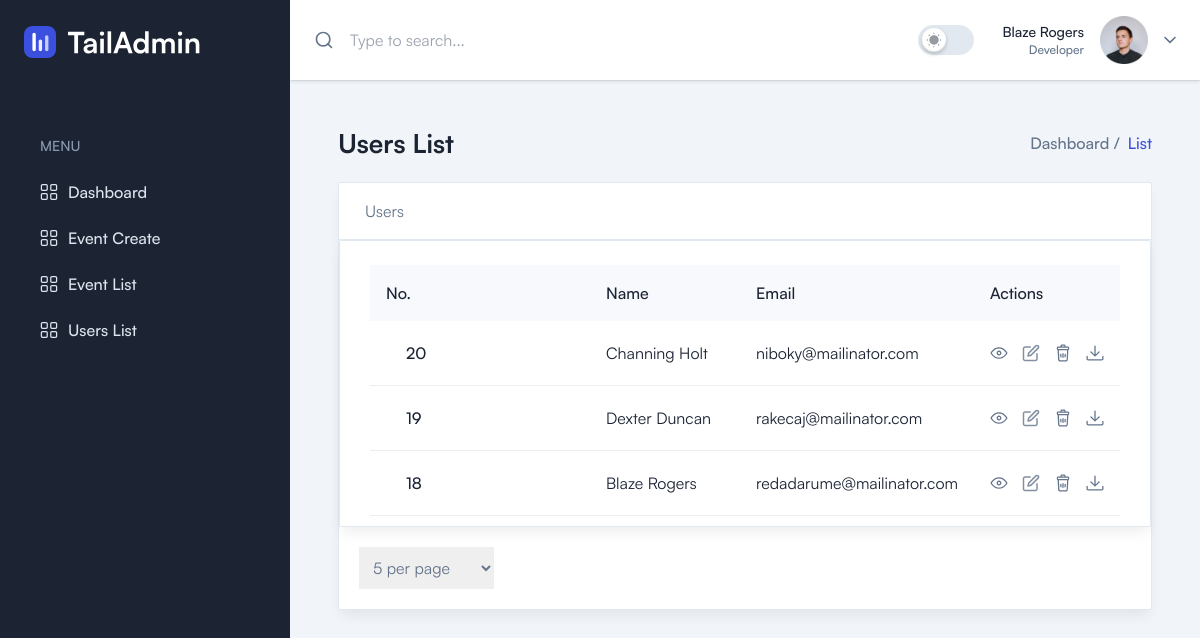
The app's page /user/list (signed in) with its own data.
### tables this page shows
CREATE TABLE `users` (
  `id` int NOT NULL,
  `name` varchar(100) DEFAULT NULL,
  `email` varchar(255) DEFAULT NULL,
  `password` varchar(255) DEFAULT NULL,
  `created_at` timestamp NULL DEFAULT CURRENT_TIMESTAMP,
  `updated_at` timestamp NULL DEFAULT CURRENT_TIMESTAMP
);

### app/Middleware/Middleware.php (called while the page is built, shortened)
<?php
class Middleware
{
    public function middleware($middlewareName)
    {
        $middleware = new $middleware();
        return $middleware->handler();
    }
}

### app/Base/Auth.php (called while the page is built, shortened)
<?php
class Auth
{
    private static $user;
    public static function check(): bool
    {
        return isset($_SESSION['user']);
    }
    public static function user(): mixed
    {
        if (!self::$user && isset($_SESSION['user'])) {
            self::$user = $_SESSION['user'];
        }
        return self::$user;
    }
}

### app/Middleware/AuthMiddleware.php (called while the page is built, shortened)
<?php
class AuthMiddleware
{
    public static function handler()
    {
        if (Auth::check()) {
            return true;
        } else {
            Redirect::to('/login');
        }
    }
}

### app/Controller/HomeController.php (called while the page is built, shortened)
<?php
class HomeController extends Controller
{
    public function userList()
    {
        $defaultPerPage = 5;
        $perPage = isset($_GET['limit']) ? (int)$_GET['limit'] : $defaultPerPage;
        $page = isset($_GET['page']) ? max(1, intval($_GET['page'])) : 1;
        $userModel = new User;
        $users = $userModel->paginate($perPage, $page);
        $totalUsers = $userModel->count();
        $totalPages = ceil($totalUsers / $perPage);
        $data = [
            'status' => 'success',
            'data' => [
                'users' => $users,
                'pagination' => [
                    'current_page' => $page,
                    'total_pages' => $totalPages,
                    'per_page' => $perPage,
                    'total_records' => $totalUsers
                ]
            ]
        ];
        return view('pages/users/list', $data);
    }
}

### config/Database.php (called while the page is built, shortened)
<?php
class Database
{
    private $host = "localhost";
    private $db_name = "events_management";
    private $username = "root";
    private $password = "plzletme!n";
    public function connect(): PDO
    {
        try {
            $pdo = new PDO(
                "mysql:host={$this->host};dbname={$this->db_name}",
                $this->username,
                $this->password,
                [PDO::ATTR_ERRMODE => PDO::ERRMODE_EXCEPTION]
            );
            return $pdo;
        } catch (PDOException $e) {
            throw new \Exception("Database connection failed: " . $e->getMessage());
        }
    }
}

### app/Model/User.php (called while the page is built, shortened)
<?php
class User extends Database
{
    private string $table_name = "users";
    public function paginate(int $perPage = 10, int $page = 1): array
    {
        try {
            $offset = ($page - 1) * $perPage;
            $query = "SELECT id,name,email FROM $this->table_name ORDER BY id DESC LIMIT :perPage OFFSET :offset";
            $stmt = $this->connect()->prepare($query);
            $stmt->bindParam(':perPage', $perPage, PDO::PARAM_INT);
            $stmt->bindParam(':offset', $offset, PDO::PARAM_INT);
            $stmt->execute();
            return $stmt->fetchAll(PDO::FETCH_ASSOC);
        } catch (PDOException $e) {
            throw new \Exception("Pagination failed: " . $e->getMessage());
        }
    }
    public function count(): int
    {
        try {
            $query = "SELECT COUNT(*) as total FROM $this->table_name";
            $stmt = $this->connect()->prepare($query);
            $stmt->execute();
            $result = $stmt->fetch(PDO::FETCH_ASSOC);
            return $result['total'] ?? 0;
        } catch (PDOException $e) {
            throw new \Exception("Counting users failed: " . $e->getMessage());
        }
    }
}

### public/index.php (called while the page is built, shortened)
<?php
Route::handleRequest();

### views/pages/users/list.php (the view, shortened to what this page needs)
<main>
    <div class="mx-auto max-w-screen-2xl p-4 md:p-6 2xl:p-10">
        <div
            class="mb-6 flex flex-col gap-3 sm:flex-row sm:items-center sm:justify-between">
            <h2 class="text-title-md2 font-bold text-black dark:text-white">
                Users List
            </h2>
            <nav>
                <ol class="flex items-center gap-2">
                    <li>
                        <a class="font-medium" href="index.html">Dashboard /</a>
                    </li>
                    <li class="font-medium text-primary">List</li>
                </ol>
            </nav>
        </div>
        <div class="grid grid-cols-1 gap-9">
            <div class="flex flex-col gap-9">
                <div
                    class="rounded-sm border border-stroke bg-white shadow-default dark:border-strokedark dark:bg-boxdark">
                    <div
                        class="border-b border-stroke px-6.5 flex py-4 dark:border-strokedark">
                        <h1>Users </h1>
                    </div>
                    <div
                        class="rounded-sm border border-stroke bg-white px-5 pb-2.5 pt-6 shadow-default dark:border-strokedark dark:bg-boxdark sm:px-7.5 xl:pb-1">
                        <div class="max-w-full overflow-x-auto">
                            <table class="w-full table-auto">
                                <thead>
                                    <tr class="bg-gray-2 text-left dark:bg-meta-4">
                                        <th
                                            class="min-w-[220px] px-4 py-4 font-medium text-black dark:text-white xl:pl-11">
                                            No.
                                        </th>
                                        <th
                                            class="min-w-[150px] px-4 py-4 font-medium text-black dark:text-white">
                                            Name
                                        </th>
                                        <th
                                            class="min-w-[150px] px-4 py-4 font-medium text-black dark:text-white">
                                            Email
                                        </th>
                                        <th
                                            class="px-4 py-4 font-medium text-black dark:text-white">
                                            Actions
                                        </th>
                                    </tr>
                                </thead>
                                <tbody>
                                    <?php foreach ($data['users'] as $row) { ?>
                                        <tr>
                                            <td
                                                class="border-b border-[#eee] px-4 py-5 pl-9 dark:border-strokedark xl:pl-11">
                                                <h5 class="font-medium text-black dark:text-white">
                                                    <?=$row['id']?>
                                                </h5>
                                            </td>
                                            <td
                                                class="border-b border-[#eee] px-4 py-5 dark:border-strokedark">
                                                <p class="text-black dark:text-white"><?=$row['name']?></p>
                                            </td>
                                            <td
                                                class="border-b border-[#eee] px-4 py-5 dark:border-strokedark">
                                                <p class="text-black dark:text-white"><?=$row['email']?></p>
                                            </td>
                                            <td
                                                class="border-b border-[#eee] px-4 py-5 dark:border-strokedark">
                                                <div class="flex items-center space-x-3.5">
                                                    <button class="hover:text-primary">
                                                    </button>
                                                    <button class="hover:text-primary">
                                                    </button>
                                                    <button class="hover:text-primary">
                                                    </button>
                                                    <button class="hover:text-primary">
                                                    </button>
                                                </div>
                                            </td>
                                        </tr>
                                    <?php } ?>
                                </tbody>
                            </table>
                        </div>
                    </div>
                    <div class="flex justify-between items-center">
                        <?= renderPerPageDropdown() ?>
                    </div>
                </div>
            </div>
        </div>
    </div>
</main>
<?php
include(VIEWS_PATH . 'layouts/app.php');
?>

### app/Base/Route.php (shortened to what this page needs)
<?php
class Route
{
    private static array $routes = [];
    public static function get(string $uri, $callback): void
    {
        self::$routes['GET'][$uri] = $callback;
    }
    public static function post(string $uri, $callback): void
    {
        self::$routes['POST'][$uri] = $callback;
    }
    public static function handleRequest(): void
    {
        $method = $_SERVER['REQUEST_METHOD'];
        $uri = parse_url($_SERVER['REQUEST_URI'], PHP_URL_PATH);
        foreach (self::$routes[$method] as $pattern => $callback) {
            if (preg_match(self::convertToRegex($pattern), $uri, $matches)) {
                array_shift($matches);
                if (is_array($callback)) {
                    $controller = new $callback[0]();
                    $action = $callback[1];
                    echo call_user_func_array([$controller, $action], array_values($matches));
                } elseif (is_callable($callback)) {
                    echo call_user_func_array($callback, array_values($matches));
                }
                return;
            }
        }
    }
    private static function convertToRegex(string $pattern): string
    {
        return "#^" . preg_replace('/{([\w]+)}/', '(?P<\1>[\w-]+)', $pattern) . "$#";
    }
}

### views/partials/navbar.php (shortened to what this page needs)
<header
    class="sticky top-0 z-999 flex w-full bg-white drop-shadow-1 dark:bg-boxdark dark:drop-shadow-none">
    <div
        class="flex flex-grow items-center justify-between px-4 py-4 shadow-2 md:px-6 2xl:px-11">
        <div class="hidden sm:block">
            <form
                action="https://formbold.com/s/unique_form_id"
                method="POST">
                <div class="relative">
                    <button class="absolute left-0 top-1/2 -translate-y-1/2">
                    </button>
                    <input
                        type="text"
                        placeholder="Type to search..."
                        class="w-full bg-transparent pl-9 pr-4 focus:outline-none xl:w-125" />
                </div>
            </form>
        </div>
        <div class="flex items-center gap-3 2xsm:gap-7">
            <ul class="flex items-center gap-2 2xsm:gap-4">
                <li>
                    <label
                        :class="darkMode ? 'bg-primary' : 'bg-stroke'"
                        class="relative m-0 block h-7.5 w-14 rounded-full">
                        <span
                            :class="darkMode && '!right-1 !translate-x-full'"
                            class="absolute left-1 top-1/2 flex h-6 w-6 -translate-y-1/2 translate-x-0 items-center justify-center rounded-full bg-white shadow-switcher duration-75 ease-linear">
                            <span class="dark:hidden">
                            </span>
                        </span>
                    </label>
                </li>
            </ul>
            <?php
            $user = App\Base\Auth::user();
            ?>
            <div
                class="relative"
                x-data="{ dropdownOpen: false }"
                @click.outside="dropdownOpen = false">
                <a
                    class="flex items-center gap-4"
                    href="#"
                    @click.prevent="dropdownOpen = ! dropdownOpen">
                    <span class="hidden text-right lg:block">
                        <span
                            class="block text-sm font-medium text-black dark:text-white"><?= $user['name'] ?></span>
                        <span class="block text-xs font-medium">Developer</span>
                    </span>
                    <span class="h-12 w-12 rounded-full">
                        <img src="<?= asset('/') ?>src/images/user/user-01.png" alt="User" />
                    </span>
                </a>
            </div>
        </div>
    </div>
</header>

### records on screen
users: name "Blaze Rogers", id "18", email "redadarume@mailinator.com"
users: id "20", name "Channing Holt", email "niboky@mailinator.com"
users: id "19", name "Dexter Duncan", email "rakecaj@mailinator.com"

### other values on screen
form field limit "5 per page"
